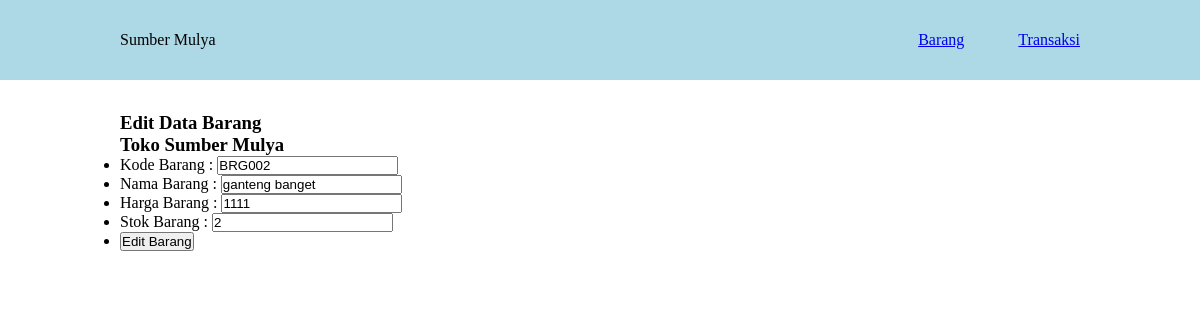
Page /?page=editbarang&id=BRG002 on the committed database.
### tables this page shows
CREATE TABLE `barang` (
  `kode_barang` varchar(10) NOT NULL,
  `nama_barang` varchar(50) NOT NULL,
  `harga_barang` double NOT NULL,
  `stok_barang` int(11) NOT NULL
);

### functions.php (called while the page is built, shortened)
<?php
  $host = "localhost";
  $user = "root";
  $pass = "root";
  $db = "db_sumber_mulya";
  $koneksi = mysqli_connect($host, $user, $pass, $db);
  function query($query){
    global $koneksi;
    $result = mysqli_query($koneksi, $query);
    while ($row = mysqli_fetch_assoc($result)) {
        $rows[] = $row;
    }
    return $rows;
  }
?>

### page/barang/edit-barang.php (the view, shortened to what this page needs)
<?php
  $barang = query("SELECT * FROM barang WHERE kode_barang = '$_GET[id]'")[0];
?>
<h3>Edit Data Barang</h3>
<h3>Toko Sumber Mulya</h3>
<form action="" method="post">
    <ul>
      <li>
        <label for="kode">Kode Barang :</label>
        <input type="text" name="kode" id="kode" value="<?= "$barang[kode_barang]"; ?>">
      </li>
      <li>
        <label for="namabarang">Nama Barang :</label>
        <input type="text" name="nama" id="nama" value="<?= "$barang[nama_barang]" ?>">
      </li>
      <li>
        <label for="hargabarang">Harga Barang :</label>
        <input type="number" name="harga" id="harga" value="<?= "$barang[harga_barang]"; ?>">
      </li>
      <li>
        <label for="stokbarang">Stok Barang :</label>
        <input type="number" name="stok" id="stok" value="<?= "$barang[stok_barang]"; ?>">
      </li>
      <li>
        <button type="submit" name="tambah">Edit Barang</button>
      </li>
    </ul>
  </form>

### asset/style.css (style rules this page uses)
* { margin: 0; padding: 0; }

### rows in the picture
barang: kode "BRG002", nama "ganteng banget", harga "1111", stok "2"
